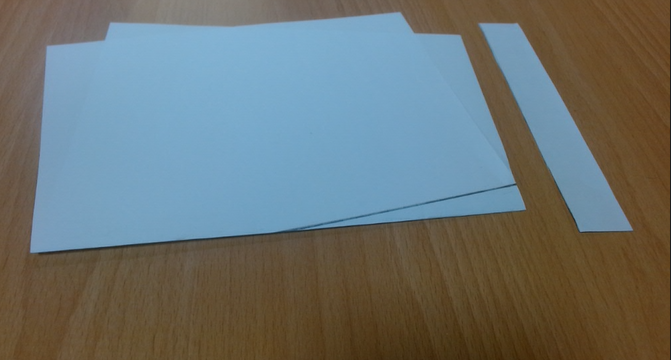
#> input picture paper/img15.png, 671 x 360 px
$ python PIXEL_TO_CM.py
#> lines starting #> are read from the running program, lines starting #| are printed output that depends on the picture; after the words box and inside, x2 and y2 are one past the last pixel; in counts of white or black regions, pixels touching at a corner belong together
import cv2
import numpy as np


def get_cm_per_pixel(image_path: str, cm_length: float = 16, show: bool = False):
    """
    計算圖片中比例尺的像素與公分比例。
    :param image_path: 圖片路徑
    :param cm_length: 比例尺實際長度（公分）
    :param show: 是否顯示中間處理結果視窗
    :return: (cm_per_pixel, long_side, objects) 或 None
    """
#> called with image_path = 'img15.png', cm_length = 16, show = True
    img = cv2.imread(image_path)
#> img is the input picture: shape (360, 671, 3); mean B, G, R 112.6, 114.4, 107.3
    if img is None:
        raise FileNotFoundError(f"找不到圖片: {image_path}")
    gray = cv2.cvtColor(img, cv2.COLOR_BGR2GRAY)
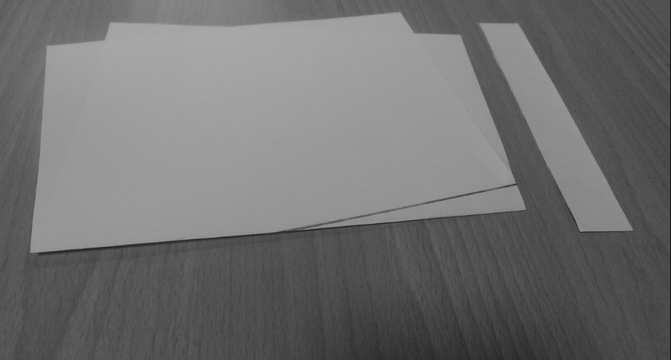
#> gray: shape (360, 671); min 32, max 169, mean 112.1
    blur = cv2.GaussianBlur(gray, (5, 5), 0)
    _, thresh = cv2.threshold(blur, 0, 255, cv2.THRESH_BINARY + cv2.THRESH_OTSU)
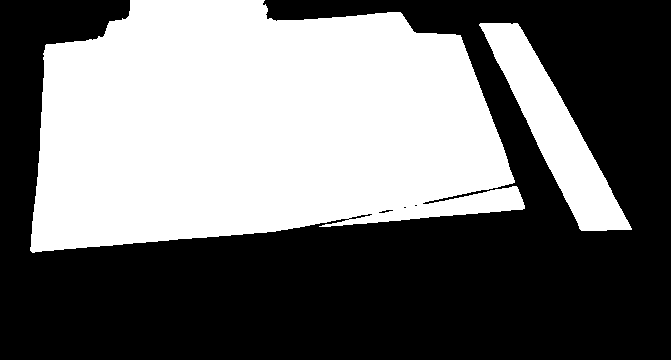
#> thresh: shape (360, 671); 44.1% white; 2 white regions, box (x1, y1, x2, y2) and area: (30, 0, 525, 253) 96708, (479, 23, 632, 231) 9768

    kernel = np.ones((5, 5), np.uint8)
    dilated = cv2.dilate(thresh, kernel, iterations=1)
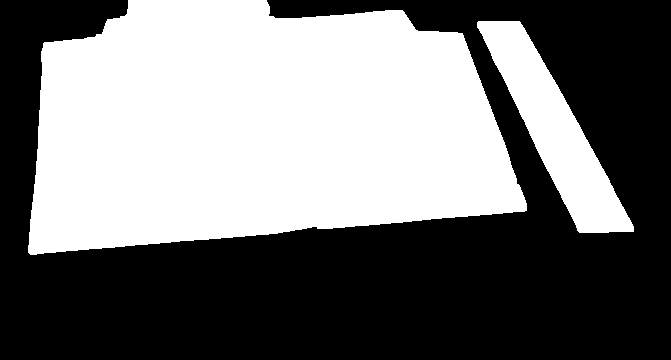
#> dilated: shape (360, 671); 46% white; 2 white regions, box (x1, y1, x2, y2) and area: (28, 0, 527, 255) 99829, (477, 21, 634, 233) 11230
    eroded = cv2.erode(dilated, kernel, iterations=1)
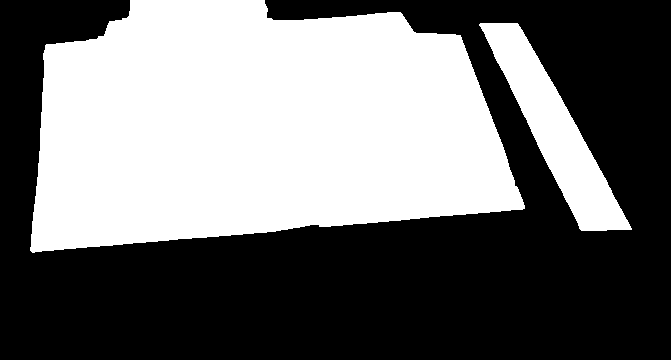
#> eroded: shape (360, 671); 44.2% white; 2 white regions

    contours, _ = cv2.findContours(eroded, cv2.RETR_EXTERNAL, cv2.CHAIN_APPROX_SIMPLE)
#> contours = 2 contours; box (x1, y1, x2, y2) and area: (30, 0, 525, 253) 96382, (479, 23, 632, 231) 9519
    objects = []
    for cnt in contours:
        area = cv2.contourArea(cnt)
        if area < 1000:
            continue
        x, y, w, h = cv2.boundingRect(cnt)
        aspect_ratio = w / h
        objects.append(
            {"rect": (x, y, w, h), "area": area, "aspect": aspect_ratio, "cnt": cnt}
        )
#> this loop made 2 passes
#> (area, x, y, w, h, aspect_ratio) on passes 1 to 2: (9519, 479, 23, 153, 208, 0.736), (96382.5, 30, 0, 495, 253, 1.96)
#> after the loop, objects = 2 items

    objects = sorted(objects, key=lambda o: o["rect"][0])

    edges = cv2.Canny(blur, 5, 150)
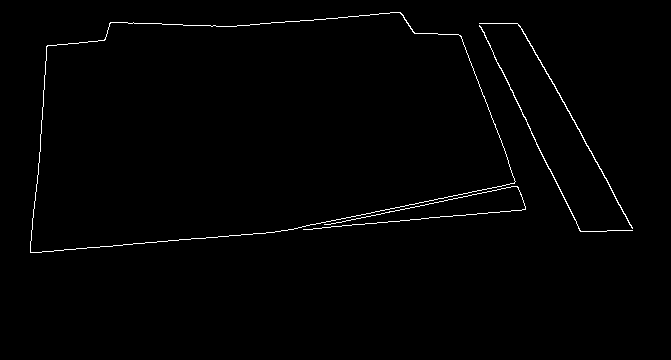
#> edges: shape (360, 671); 1% white in thin lines or dots, all inside (x1, y1, x2, y2) = (30, 12, 633, 253)
    if show:
        cv2.imshow("edges", edges)

    contours_edges, _ = cv2.findContours(
        edges, cv2.RETR_EXTERNAL, cv2.CHAIN_APPROX_SIMPLE
    )
#> contours_edges = 4 contours, 1 with area under 20; largest, box (x1, y1, x2, y2) and area: (30, 12, 516, 253) 89970, (479, 23, 633, 229) 113, (479, 25, 633, 232) 88
    contours_edges = sorted(contours_edges, key=cv2.contourArea, reverse=True)[:2]
#> contours_edges = 2 contours; box (x1, y1, x2, y2) and area: (30, 12, 516, 253) 89970, (479, 23, 633, 229) 113
    colors = [(0, 0, 255), (0, 255, 0)]
    for i, cnt in enumerate(contours_edges):
        cv2.drawContours(img, [cnt], -1, colors[i], 3)
        x, y, w, h = cv2.boundingRect(cnt)
        cv2.putText(
            img,
            f"EdgeObj{i+1}",
            (x, y - 10),
            cv2.FONT_HERSHEY_SIMPLEX,
            0.8,
            colors[i],
            2,
        )
#> this loop made 2 passes
#> (x, y, w, h) on passes 1 to 2: (30, 12, 486, 241), (479, 23, 154, 206)
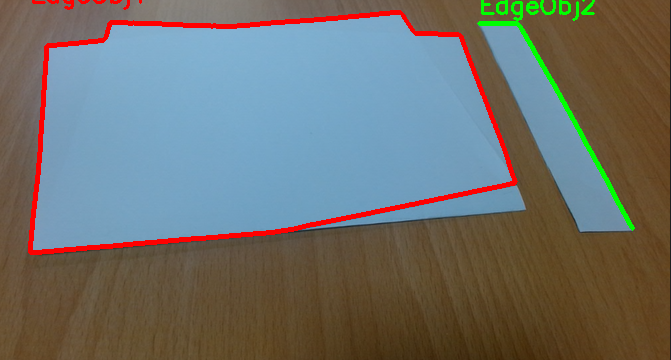
#> img: shape (360, 671, 3); 3.65% of pixels changed, all inside (x1, y1, x2, y2) = (28, 0, 635, 255)

    if len(objects) >= 2:
        x2, y2, w2, h2 = objects[1]["rect"]
#> x2 = 479; y2 = 23; w2 = 153; h2 = 208
        long_side = max(w2, h2)
#> long_side = 208
        # pixel_per_cm = long_side / cm_length
        cm_per_pixel = cm_length / long_side  # 新增：一像素是幾公分
#> cm_per_pixel = 0.0769
        if show:
            cv2.imshow("result", img)
            cv2.waitKey(0)
            cv2.destroyAllWindows()
        return cm_per_pixel, long_side, objects
    else:
        if show:
            cv2.imshow("result", img)
            cv2.waitKey(0)
            cv2.destroyAllWindows()
        return None


if __name__ == "__main__":
    # 範例用法
    result = get_cm_per_pixel("img15.png", cm_length=16, show=True)
    if result:
        cm_per_pixel, long_side, objects = result
#> cm_per_pixel = 0.0769; long_side = 208; objects = 2 items
        print(f"Obj2 長邊像素: {long_side}")
#| Obj2 長邊像素: 208
        # print(f"像素與公分比例: 1 cm = {1/cm_per_pixel:.2f} px")
        print(f"公分與像素比例: 1 px = {cm_per_pixel:.4f} cm")
#| 公分與像素比例: 1 px = 0.0769 cm
    else:
        print("找不到足夠的物件來計算比例")

$ run again, with paper/img1.png copied over paper/img15.png
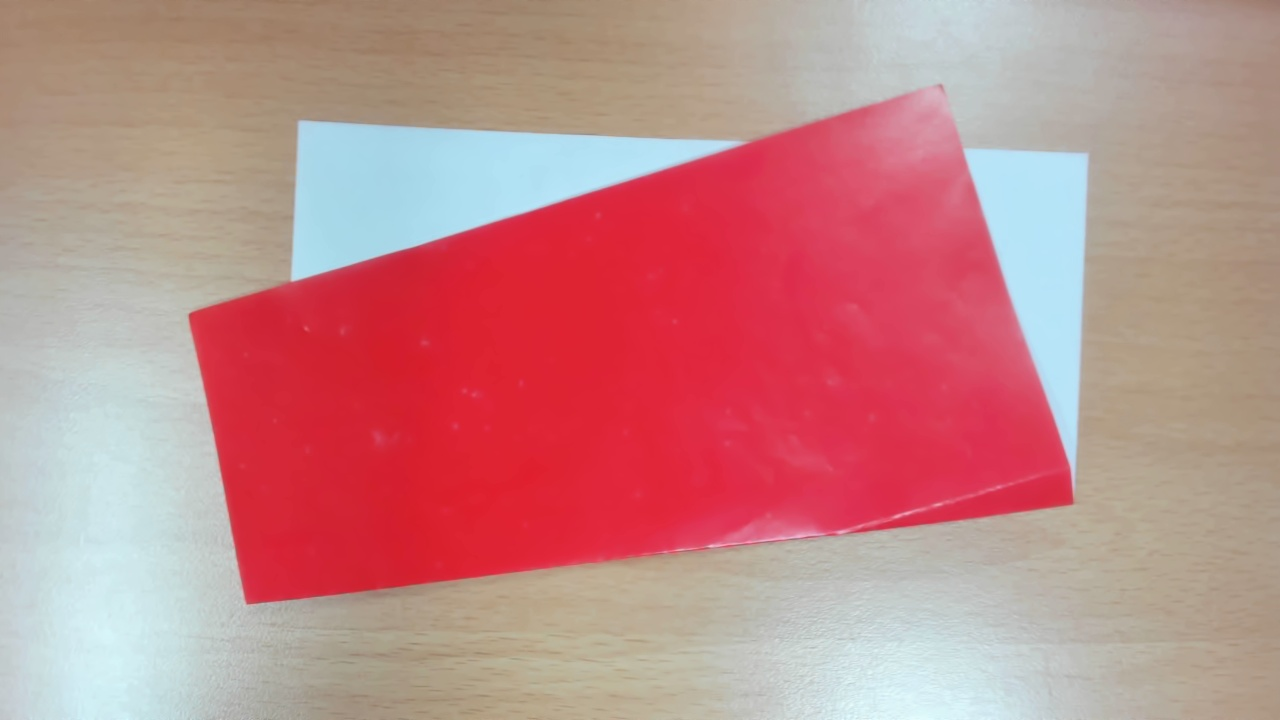
#> input picture paper/img1.png, 1280 x 720 px
#> in get_cm_per_pixel, img is the input picture: shape (720, 1280, 3); mean B, G, R 136.9, 136.5, 193.5
#> in get_cm_per_pixel, `_, thresh = cv2.threshold(blur, 0, 255, cv2.THRESH_BINARY + cv2.THRESH..`:
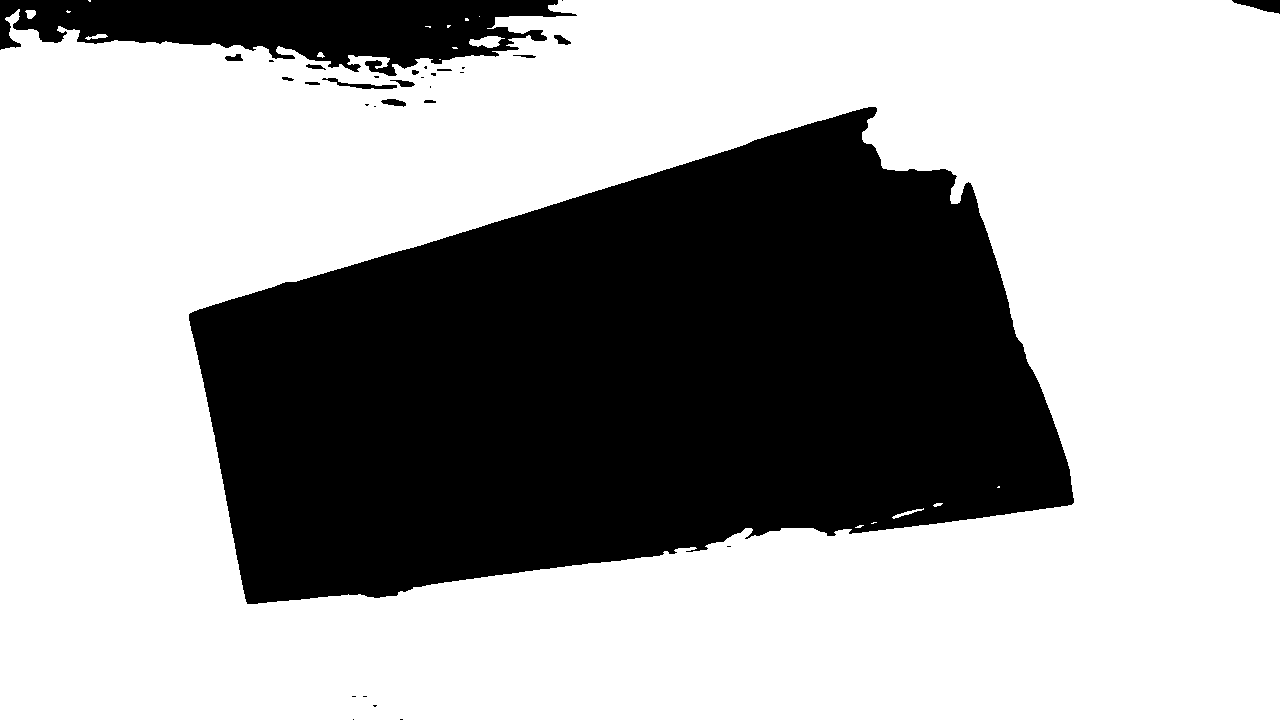
#> thresh: shape (720, 1280); 65.6% white; 32 black regions (17 under 20 px), largest, box (x1, y1, x2, y2) and area: (189, 107, 1074, 604) 289313, (0, 0, 577, 76) 25877, (1232, 0, 1280, 14) 393
#> dilated: shape (720, 1280); 66.8% white; 17 black regions (10 under 20 px), largest, box (x1, y1, x2, y2) and area: (191, 109, 1072, 602) 283007, (0, 0, 556, 66) 22202, (1236, 0, 1280, 11) 275
#> eroded: shape (720, 1280); 65.8% white; 13 black regions
#> contours = 9 contours, 7 with area under 20; largest, box (x1, y1, x2, y2) and area: (0, 0, 1280, 720) 894056, (25, 10, 36, 19) 58
#> the loop in get_cm_per_pixel, `for cnt in contours:` made 9 passes
#> area on pass 7: 58.5
#> after the loop in get_cm_per_pixel, `for cnt in contours:`: objects = 1 item
#> edges: shape (720, 1280); 0.45% white in thin lines or dots, all inside (x1, y1, x2, y2) = (188, 84, 1089, 605)
#> in get_cm_per_pixel, `contours_edges, _ = cv2.findContours( edges, cv2.RETR_EXTERNAL, cv2.CH..`: contours_edges = 3 contours, 2 with area under 20; largest, box (x1, y1, x2, y2) and area: (188, 117, 1089, 605) 53
#> in get_cm_per_pixel, `contours_edges = sorted(contours_edges, key=cv2.contourArea, reverse=T..`: contours_edges = 2 contours, 1 with area under 20; largest, box (x1, y1, x2, y2) and area: (188, 117, 1089, 605) 53
#> the loop in get_cm_per_pixel, `for i, cnt in enumerate(contours_edges):` made 2 passes
#> (x, y, w, h) on passes 1 to 2: (188, 117, 901, 488), (284, 84, 673, 199)
#> after the loop in get_cm_per_pixel, `for i, cnt in enumerate(contours_edges):`:
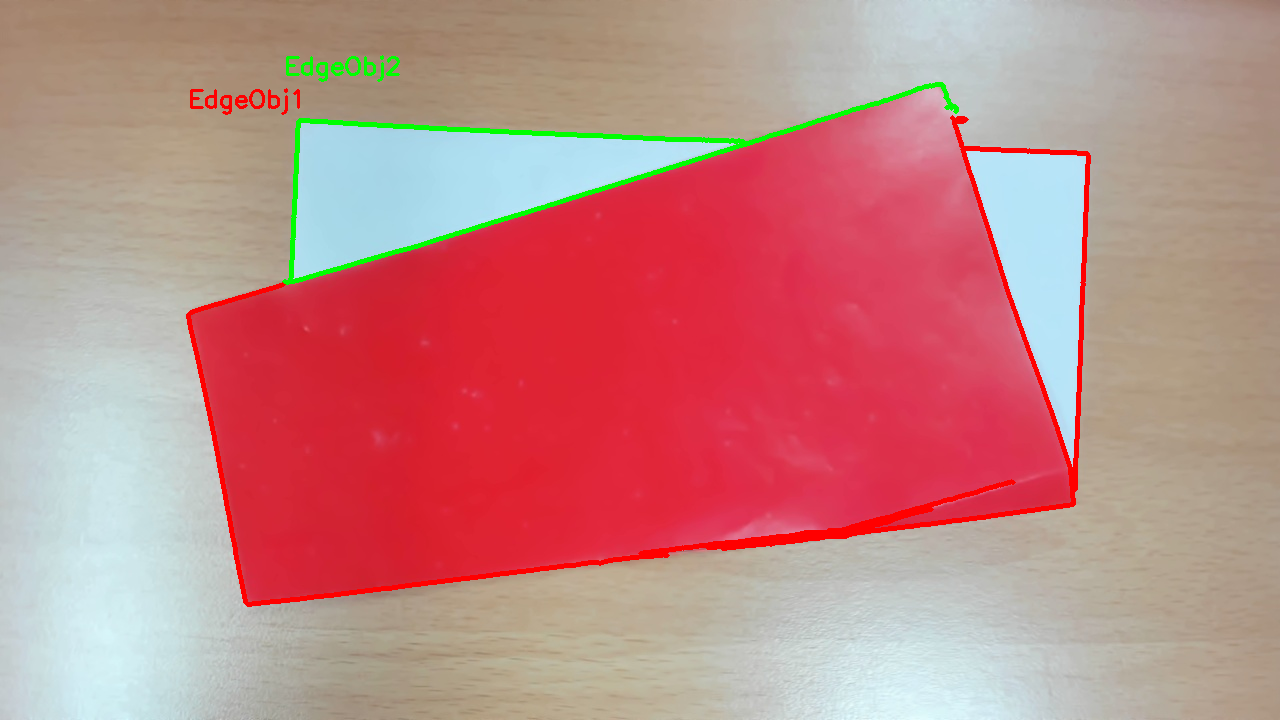
#> img: shape (720, 1280, 3); 2.27% of pixels changed, all inside (x1, y1, x2, y2) = (186, 55, 1091, 607)

$ run again, with paper/img11.png copied over paper/img15.png
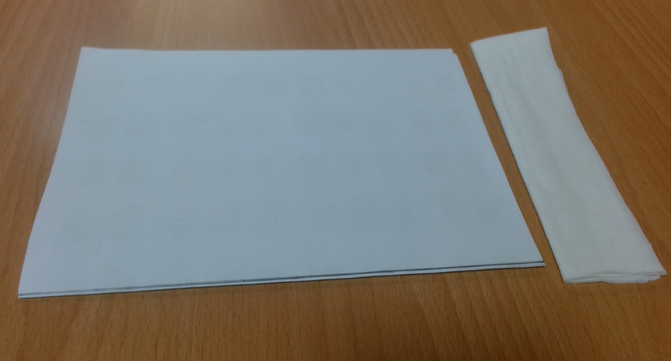
#> input picture paper/img11.png, 671 x 361 px
#> in get_cm_per_pixel, img is the input picture: shape (361, 671, 3); mean B, G, R 109.6, 119.3, 125.1
#> in get_cm_per_pixel, `_, thresh = cv2.threshold(blur, 0, 255, cv2.THRESH_BINARY + cv2.THRESH..`:
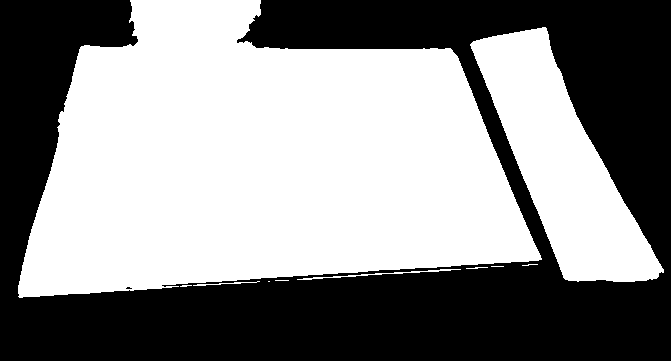
#> thresh: shape (361, 671); 54.3% white; 2 black regions (1 under 20 px), largest, box (x1, y1, x2, y2) and area: (0, 0, 671, 361) 110769
#> dilated: shape (361, 671); 56.7% white; 1 black region, box (x1, y1, x2, y2) and area: (0, 0, 671, 361) 104816
#> eroded: shape (361, 671); 54.6% white; 1 black region
#> contours = 2 contours; box (x1, y1, x2, y2) and area: (18, 0, 542, 298) 110097, (470, 27, 664, 282) 21148
#> the loop in get_cm_per_pixel, `for cnt in contours:` made 2 passes
#> (area, x, y, w, h, aspect_ratio) on passes 1 to 2: (21148, 470, 27, 194, 255, 0.761), (110097, 18, 0, 524, 298, 1.76)
#> after the loop in get_cm_per_pixel, `for cnt in contours:`: objects = 2 items
#> edges: shape (361, 671); 1.1% white in thin lines or dots, all inside (x1, y1, x2, y2) = (17, 27, 667, 299)
#> in get_cm_per_pixel, `contours_edges, _ = cv2.findContours( edges, cv2.RETR_EXTERNAL, cv2.CH..`: contours_edges = 3 contours, 1 with area under 20; largest, box (x1, y1, x2, y2) and area: (18, 46, 543, 294) 102113, (470, 27, 667, 284) 132
#> in get_cm_per_pixel, `contours_edges = sorted(contours_edges, key=cv2.contourArea, reverse=T..`: contours_edges = 2 contours; box (x1, y1, x2, y2) and area: (18, 46, 543, 294) 102113, (470, 27, 667, 284) 132
#> the loop in get_cm_per_pixel, `for i, cnt in enumerate(contours_edges):` made 2 passes
#> (x, y, w, h) on passes 1 to 2: (18, 46, 525, 248), (470, 27, 197, 257)
#> after the loop in get_cm_per_pixel, `for i, cnt in enumerate(contours_edges):`:
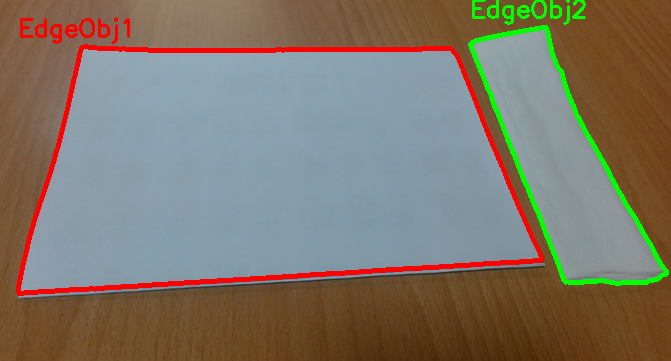
#> img: shape (361, 671, 3); 4.99% of pixels changed, all inside (x1, y1, x2, y2) = (16, 0, 669, 296)
#> x2 = 470; y2 = 27; w2 = 194; h2 = 255
#> in get_cm_per_pixel, `cm_per_pixel = cm_length / long_side`: cm_per_pixel = 0.0627
#> `cm_per_pixel, long_side, objects = result`: long_side = 255; objects = 2 items
#| Obj2 長邊像素: 255
#| 公分與像素比例: 1 px = 0.0627 cm
